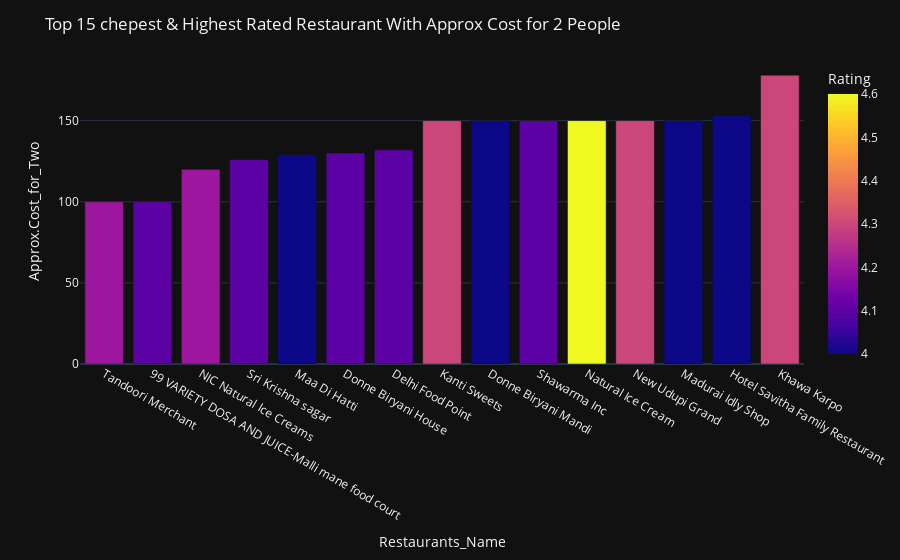

The notebook cell saved with this chart:
### Code cell
fig=px.bar(
    data_frame=df_chepest_reataurant,
    x=df_chepest_reataurant['Shop_Name'][0:15],
    y=df_chepest_reataurant['Cost_for_Two'][0:15],
    color=df_chepest_reataurant['Rating'][0:15],
    labels={
        'x':"Restaurants_Name",
        'y':'Approx.Cost_for_Two',
        'color':"Rating",
        
    },
)
fig.update_layout(
    template='plotly_dark',
    title='Top 15 chepest & Highest Rated Restaurant With Approx Cost for 2 People',
)
fig.show()

### Figure 1 — Plotly figure (JSON) as saved in the notebook; plotly's stock layout.template omitted (floating-point values rounded to 4 significant figures)
{"data": [{"alignmentgroup": "True", "hovertemplate": "Restaurants_Name=%{x}<br>Approx.Cost_for_Two=%{y}<br>Rating=%{marker.color}<extra></extra>", "legendgroup": "", "marker": {"color": [4.2, 4.1, 4.2, 4.1, 4, 4.1, 4.1, 4.3, 4, 4.1, 4.6, 4.3, 4, 4, 4.3], "coloraxis": "coloraxis", "pattern": {"shape": ""}}, "name": "", "offsetgroup": "", "orientation": "v", "showlegend": false, "textposition": "auto", "type": "bar", "x": ["Tandoori Merchant", "99 VARIETY DOSA AND JUICE-Malli mane food court", "NIC Natural Ice Creams", "Sri Krishna sagar", "Maa Di Hatti", "Donne Biryani House", "Delhi Food Point", "Kanti Sweets", "Donne Biryani Mandi", "Shawarma Inc", "Natural Ice Cream", "New Udupi Grand", "Madurai Idly Shop", "Hotel Savitha Family Restaurant", "Khawa Karpo"], "xaxis": "x", "y": [100, 100, 120, 126, 129, 130, 132, 150, 150, 150, 150, 150, 150, 153, 178], "yaxis": "y"}], "layout": {"autosize": true, "barmode": "relative", "coloraxis": {"colorbar": {"title": {"text": "Rating"}}, "colorscale": [[0, "#0d0887"], [0.1111, "#46039f"], [0.2222, "#7201a8"], [0.3333, "#9c179e"], [0.4444, "#bd3786"], [0.5556, "#d8576b"], [0.6667, "#ed7953"], [0.7778, "#fb9f3a"], [0.8889, "#fdca26"], [1, "#f0f921"]]}, "legend": {"tracegroupgap": 0}, "margin": {"t": 60}, "title": {"text": "Top 15 chepest & Highest Rated Restaurant With Approx Cost for 2 People"}, "xaxis": {"anchor": "y", "autorange": true, "domain": [0, 1], "range": [-0.5, 14.5], "title": {"text": "Restaurants_Name"}, "type": "category"}, "yaxis": {"anchor": "x", "autorange": true, "domain": [0, 1], "range": [0, 187.4], "title": {"text": "Approx.Cost_for_Two"}, "type": "linear"}}}
